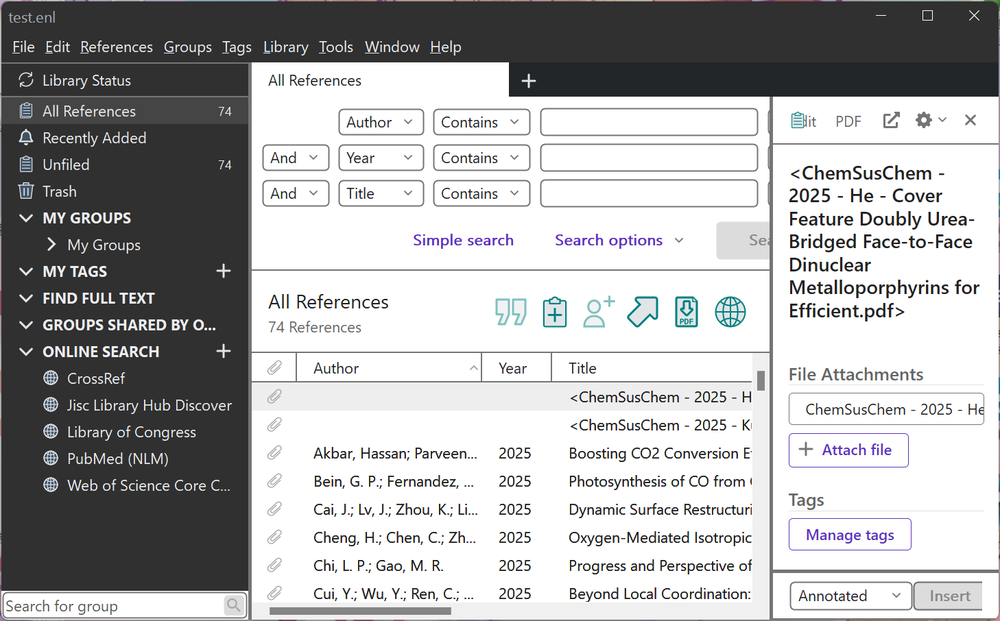
#> input picture gui_agents/s3/agents/test_images/step1.png, 1000 x 621 px, shrunk from 1458 x 906 before the run
$ python -i red_box_detector.py   (imports and definitions only)
#> lines starting #> are read from the running program, lines starting #| are printed output that depends on the picture; after the words box and inside, x2 and y2 are one past the last pixel; in counts of white or black regions, pixels touching at a corner belong together
#> further down, picture is the input picture: shape (621, 1000, 3); mean B, G, R 176.4, 175.8, 175.6
"""
Detector for locating red-colored rectangular boxes in screenshots and extracting regions.

Example
-------
from gui_agents.s3.utils.red_box_detector import detect_red_boxes, extract_box_content

boxes = detect_red_boxes("/path/screenshot.png")
if boxes:
    print(f"Found {len(boxes)} red boxes")
    cropped = extract_box_content("/path/screenshot.png", boxes[0])
    cropped.save("/path/extracted.png")

Notes
-----
- Red detection uses HSV color space for robustness to lighting variations.
- Multiple boxes can be detected and sorted by area (largest first).
- Requires OpenCV (cv2) to be installed.
"""

from dataclasses import dataclass
from pathlib import Path
from typing import List, Optional, Tuple, Union

import numpy as np
from PIL import Image

try:
    import cv2
except ImportError:
    raise ImportError(
        "OpenCV (cv2) is required for red_box_detector. Install with: pip install opencv-python"
    )


ImageLike = Union[str, Path, Image.Image, np.ndarray]


@dataclass
class RedBox:
    """Represents a detected red rectangular box."""

    x: int
    y: int
    width: int
    height: int
    area: int
    confidence: float  # Ratio of red pixels in the detected contour

    # [9 lines left out: functions bbox, center, not called in this run]


def _to_cv_image(img: ImageLike) -> np.ndarray:
    """Convert various image formats to OpenCV BGR format."""
    if isinstance(img, (str, Path)):
        # OpenCV loads as BGR by default
        return cv2.imread(str(img))

    if isinstance(img, Image.Image):
        # Convert PIL to RGB then to BGR
        rgb = np.array(img.convert("RGB"))
        return cv2.cvtColor(rgb, cv2.COLOR_RGB2BGR)

    if isinstance(img, np.ndarray):
        # Assume already in BGR if 3 channels
        if img.ndim == 2:
            # Grayscale to BGR
            return cv2.cvtColor(img, cv2.COLOR_GRAY2BGR)
        elif img.shape[2] == 4:
            # RGBA to BGR
            return cv2.cvtColor(img, cv2.COLOR_RGBA2BGR)
        return img

    raise TypeError(f"Unsupported image type: {type(img)}")


def detect_red_boxes(
    image: ImageLike,
    *,
    min_area: int = 100,
    max_area: Optional[int] = None,
    red_lower_1: Tuple[int, int, int] = (0, 70, 50),
    red_upper_1: Tuple[int, int, int] = (10, 255, 255),
    red_lower_2: Tuple[int, int, int] = (170, 70, 50),
    red_upper_2: Tuple[int, int, int] = (180, 255, 255),
    morphology_iterations: int = 2,
    min_aspect_ratio: float = 0.2,
    max_aspect_ratio: float = 5.0,
) -> List[RedBox]:
    """
    Detect red rectangular boxes in an image using HSV color space and contour detection.

    Args:
        image: Input image (path, PIL Image, or numpy array).
        min_area: Minimum box area in pixels to consider valid.
        max_area: Maximum box area in pixels (None for no limit).
        red_lower_1: Lower HSV bound for red (first range, around 0°).
        red_upper_1: Upper HSV bound for red (first range).
        red_lower_2: Lower HSV bound for red (second range, around 180°).
        red_upper_2: Upper HSV bound for red (second range).
        morphology_iterations: Number of morphological operations for noise reduction.
        min_aspect_ratio: Minimum width/height or height/width ratio.
        max_aspect_ratio: Maximum width/height or height/width ratio.

    Returns:
        List of RedBox objects, sorted by area (largest first).

    Notes:
        Red color wraps around in HSV (0° and 180° are both red), so two ranges are needed.
    """
#> called with min_area = 100, red_lower_1 = (0, 70, 50), red_upper_1 = (10, 255, 255), red_lower_2 = (170, 70, 50), red_upper_2 = (180, 255, 255), morphology_iterations = 2, min_aspect_ratio = 0.2, max_aspect_ratio = 5

    # Load and convert to BGR
    bgr_image = _to_cv_image(image)
    if bgr_image is None:
        return []

    # Convert to HSV for better color detection
    hsv_image = cv2.cvtColor(bgr_image, cv2.COLOR_BGR2HSV)
#> hsv_image: shape (621, 1000, 3); mean H, S, V 14.5, 9.4, 178.3

    # Create masks for red color (two ranges due to hue wrap-around)
    mask1 = cv2.inRange(hsv_image, np.array(red_lower_1), np.array(red_upper_1))
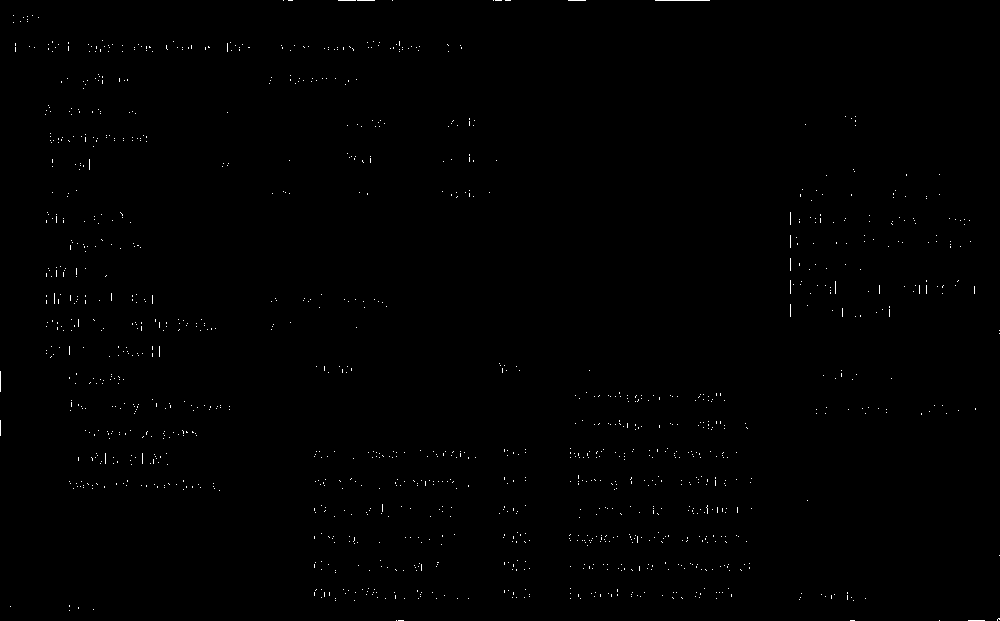
#> mask1: shape (621, 1000); 0.35% white in thin lines or dots
    mask2 = cv2.inRange(hsv_image, np.array(red_lower_2), np.array(red_upper_2))
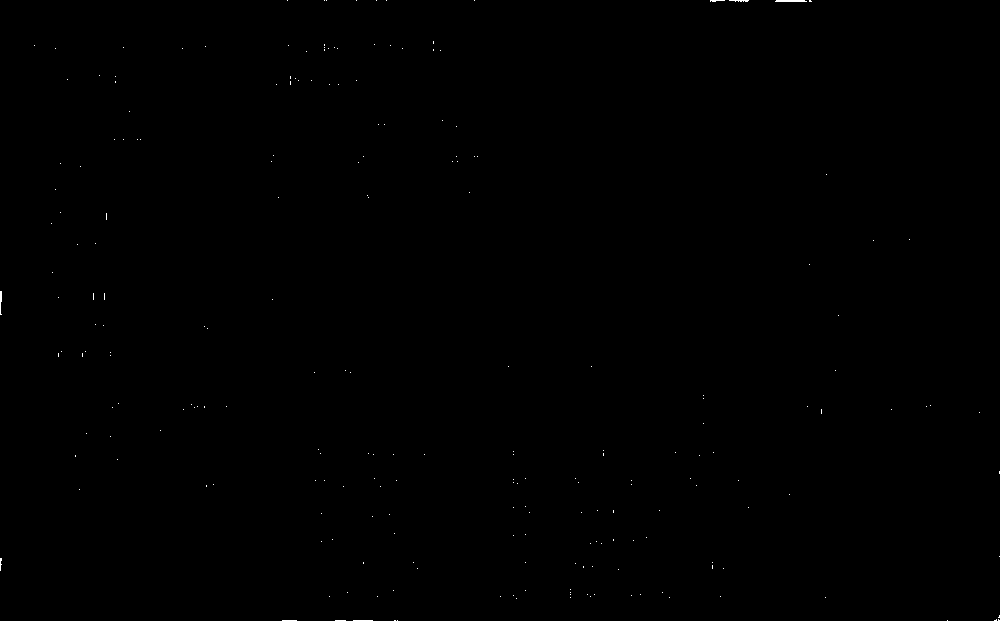
#> mask2: shape (621, 1000); 0.08% white in thin lines or dots
    red_mask = cv2.bitwise_or(mask1, mask2)
#> red_mask: shape (621, 1000); 0.43% white in thin lines or dots

    # Morphological operations to reduce noise and connect broken lines
    kernel = np.ones((3, 3), np.uint8)
    red_mask = cv2.morphologyEx(red_mask, cv2.MORPH_CLOSE, kernel, iterations=morphology_iterations)
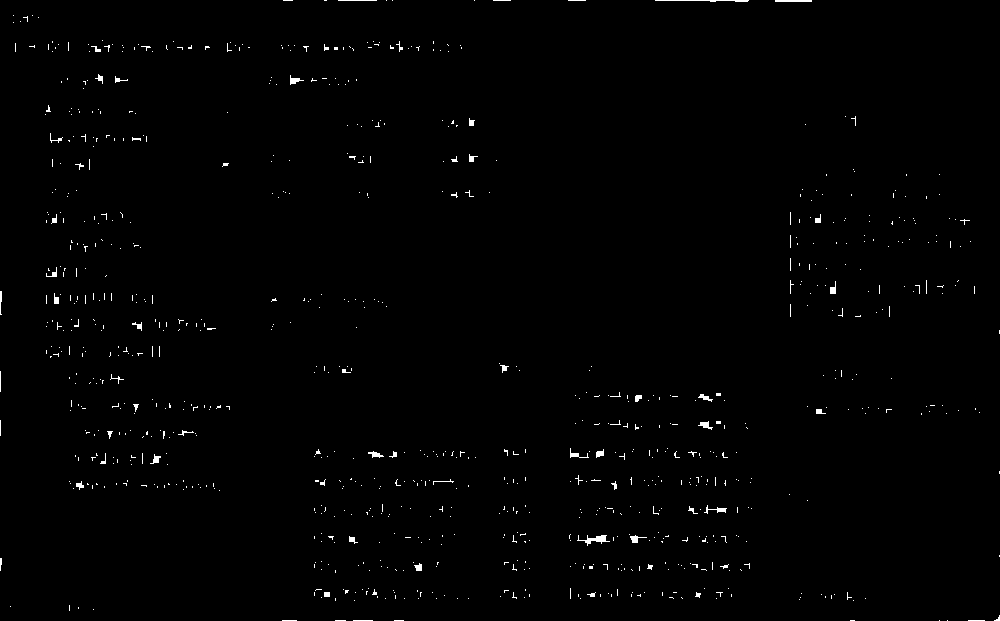
#> red_mask: shape (621, 1000); 0.77% white in thin lines or dots
    red_mask = cv2.morphologyEx(red_mask, cv2.MORPH_OPEN, kernel, iterations=1)
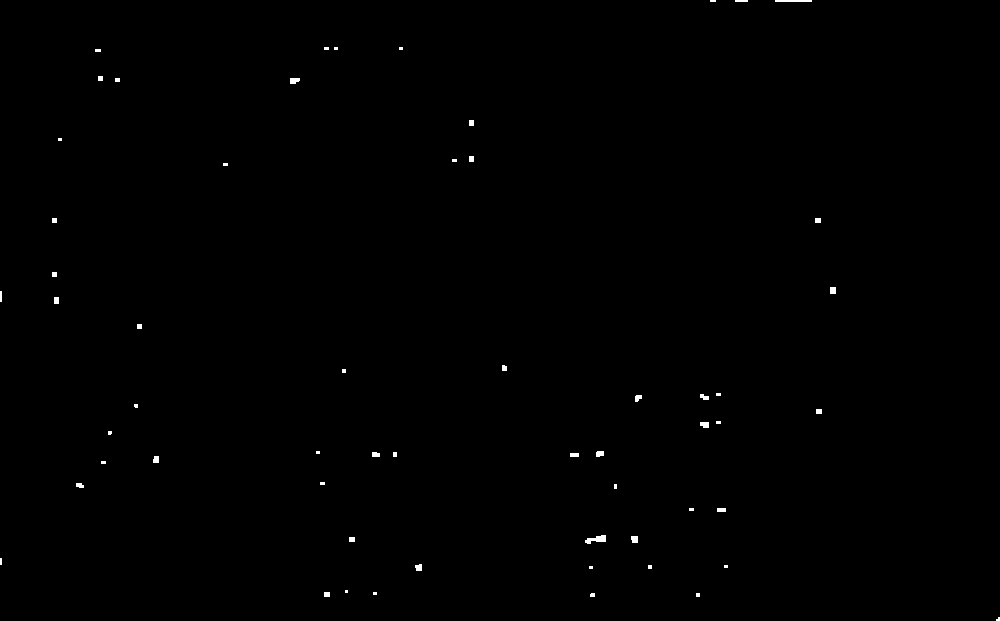
#> red_mask: shape (621, 1000); 0.25% white; 58 white regions (27 under 20 px)

    # Find contours
    contours, _ = cv2.findContours(red_mask, cv2.RETR_EXTERNAL, cv2.CHAIN_APPROX_SIMPLE)
#> contours = 58 contours, 36 with area under 20; largest, box (x1, y1, x2, y2) and area: (585, 535, 606, 544) 83, (290, 78, 300, 84) 37, (775, 0, 812, 2) 36, (700, 422, 709, 428) 34, (631, 536, 638, 543) 34

    detected_boxes = []
    img_height, img_width = bgr_image.shape[:2]

    for contour in contours:
        area = cv2.contourArea(contour)

        # Filter by area
        if area < min_area:
            continue
        if max_area and area > max_area:
            continue

        # Get bounding rectangle
        x, y, w, h = cv2.boundingRect(contour)

        # Filter by aspect ratio (reject very elongated shapes)
        aspect_ratio = max(w, h) / max(min(w, h), 1)
        if aspect_ratio < min_aspect_ratio or aspect_ratio > max_aspect_ratio:
            continue

        # Calculate confidence as the ratio of red pixels inside the bounding box
        roi_mask = red_mask[y:y+h, x:x+w]
        red_pixel_count = cv2.countNonZero(roi_mask)
        perimeter = 2 * (w + h)
        confidence = min(red_pixel_count / max(perimeter, 1), 1.0)

        detected_boxes.append(
            RedBox(
                x=int(x),
                y=int(y),
                width=int(w),
                height=int(h),
                area=int(area),
                confidence=float(confidence),
            )
        )
#> this loop made 58 passes
#> (contour, area) on passes 5, 12, 15, 22, 30, 38, 40, 42: ([[324, 592], [324, 596], [329, 596], [329, 592]], 20), ([[349, 537], [349, 541], [354, 541], [354, 537]], 20), ([[717, 508], [717, 511], [725, 511], [725, 508]], 24), ([[570, 453], [570, 456], [578, 456], [578, 453]], 24), ([[816, 409], [816, 413], [821, 413], [821, 409]], 20), ([[54, 297], [54, 303], [58, 303], [58, 297]], 24), ([[830, 287], [830, 293], [835, 293], [835, 287]], 30), ([[815, 218], [815, 222], [820, 222], [820, 218]], 20)
#> after the loop, detected_boxes = []

    # Sort by area (largest first)
    detected_boxes.sort(key=lambda box: box.area, reverse=True)

    return detected_boxes


# [111 lines left out: functions extract_box_content, visualize_detections, find_largest_red_box, not called in this run]

>>> import cv2
>>> picture = cv2.imread('../agents/test_images/step1.png')
>>> result = detect_red_boxes(picture)
#> result = []

$ run again, on gui_agents/s3/agents/test_images/step4.png
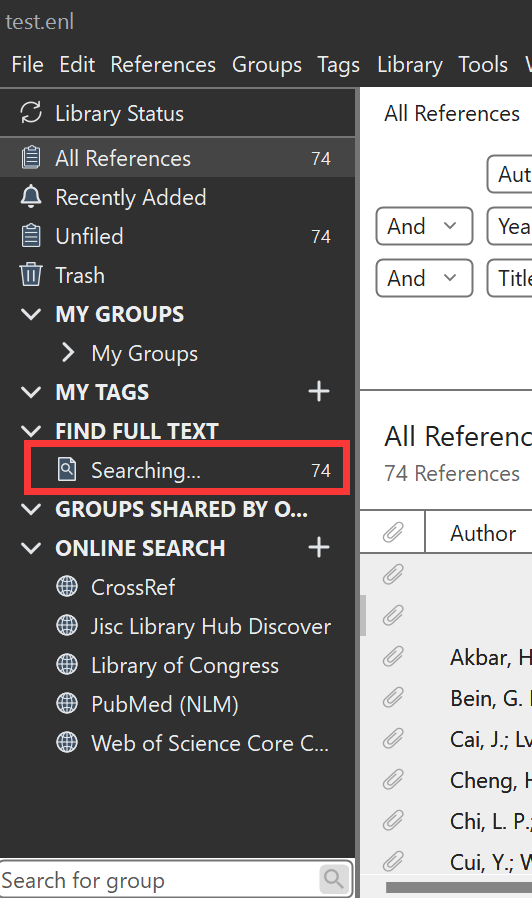
#> input picture gui_agents/s3/agents/test_images/step4.png, 532 x 898 px
#> picture is the input picture: shape (898, 532, 3); mean B, G, R 117, 116.9, 118.9
#> hsv_image: shape (898, 532, 3); mean H, S, V 5.7, 8.1, 121
#> in detect_red_boxes, `mask1 = cv2.inRange(hsv_image, np.array(red_lower_1), np.array(red_upp..`:
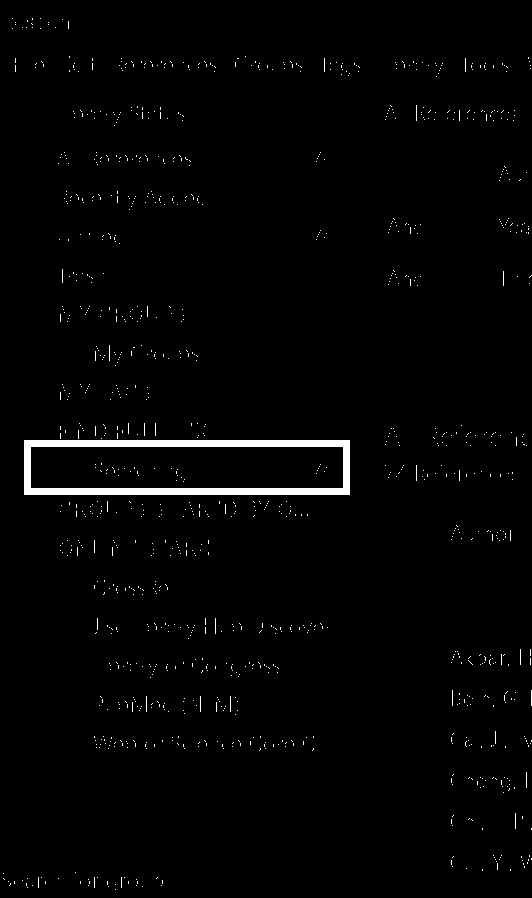
#> mask1: shape (898, 532); 1.6% white; 1178 white regions (1177 under 20 px), largest, box (x1, y1, x2, y2) and area: (24, 440, 350, 495) 5138
#> mask2: shape (898, 532); 0.01% white in thin lines or dots, all inside (x1, y1, x2, y2) = (41, 62, 321, 751)
#> in detect_red_boxes, `red_mask = cv2.morphologyEx(red_mask, cv2.MORPH_OPEN, kernel, iteratio..`:
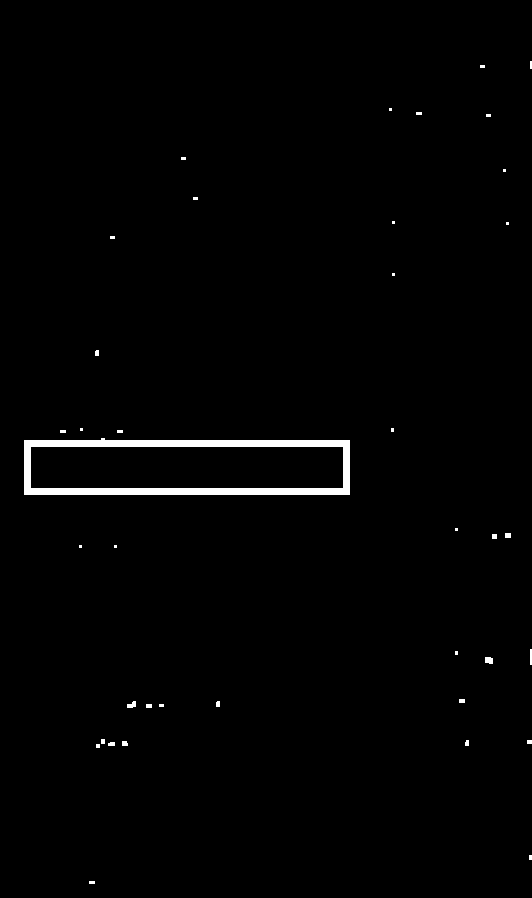
#> red_mask: shape (898, 532); 1.2% white; 39 white regions (24 under 20 px)
#> contours = 39 contours, 35 with area under 20; largest, box (x1, y1, x2, y2) and area: (24, 438, 350, 495) 17557, (485, 657, 493, 664) 37, (127, 701, 136, 708) 30, (505, 533, 511, 538) 20
#> the loop in detect_red_boxes, `for contour in contours:` made 39 passes
#> area on passes 12, 14: 30.5, 37
#> after the loop in detect_red_boxes, `for contour in contours:`: detected_boxes = []

$ run again, on gui_agents/s3/agents/test_images/step2_r.png
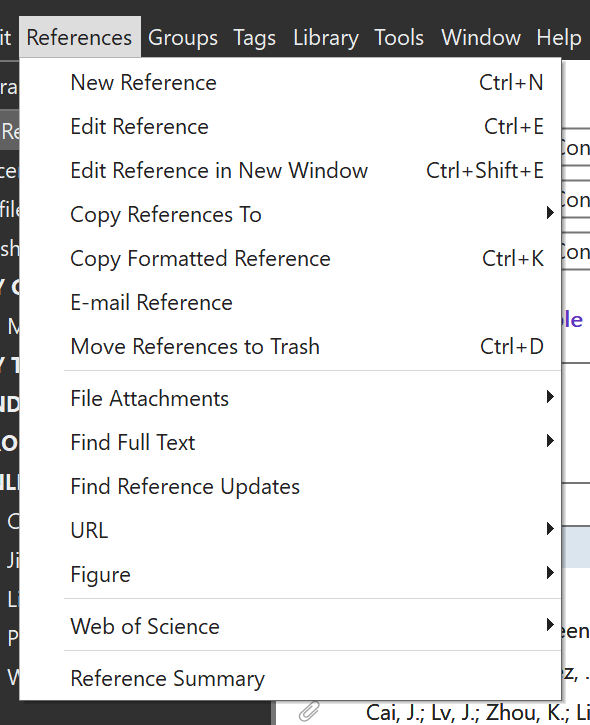
#> input picture gui_agents/s3/agents/test_images/step2_r.png, 590 x 725 px
#> picture is the input picture: shape (725, 590, 3); mean B, G, R 224.8, 224.7, 224.7
#> hsv_image: shape (725, 590, 3); mean H, S, V 3.6, 6.3, 226.9
#> in detect_red_boxes, `mask1 = cv2.inRange(hsv_image, np.array(red_lower_1), np.array(red_upp..`:
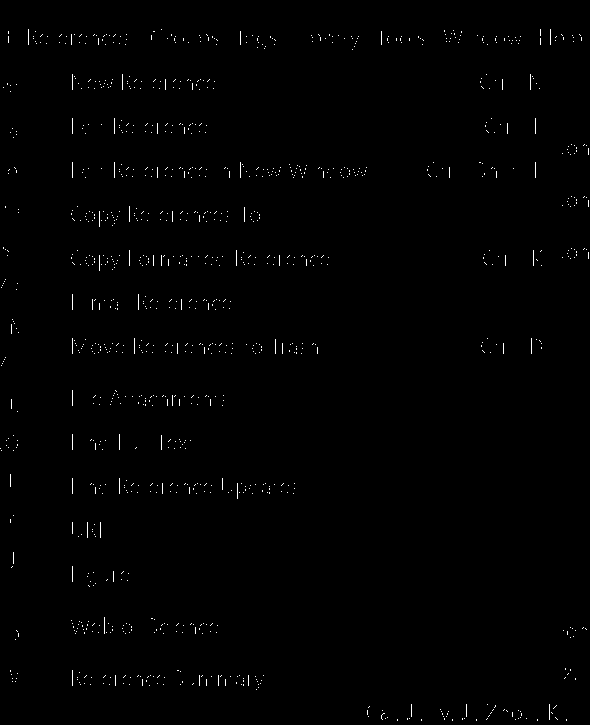
#> mask1: shape (725, 590); 0.61% white in thin lines or dots
#> mask2: shape (725, 590); 0% white in thin lines or dots, all inside (x1, y1, x2, y2) = (12, 35, 562, 247)
#> in detect_red_boxes, `red_mask = cv2.morphologyEx(red_mask, cv2.MORPH_OPEN, kernel, iteratio..`:
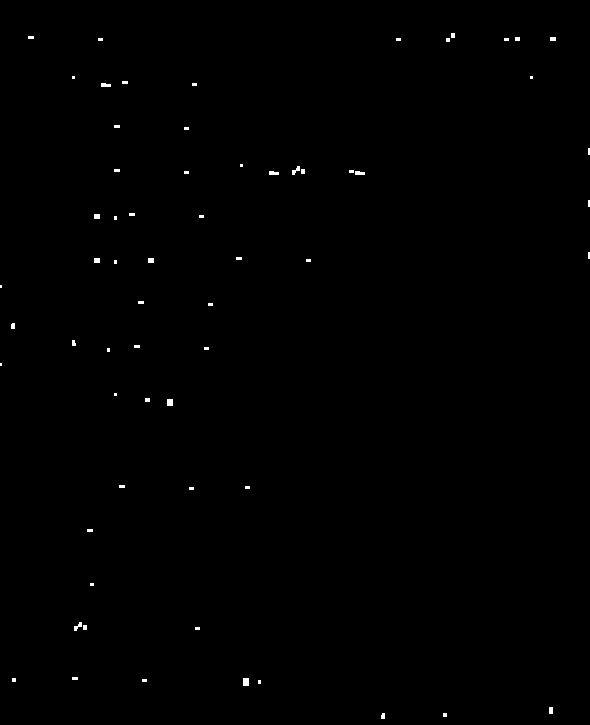
#> red_mask: shape (725, 590); 0.28% white; 63 white regions (43 under 20 px)
#> contours = 63 contours, 53 with area under 20; largest, box (x1, y1, x2, y2) and area: (243, 678, 249, 686) 35, (167, 399, 173, 406) 30, (355, 171, 365, 175) 22, (269, 171, 279, 175) 22, (101, 83, 111, 87) 22
#> the loop in detect_red_boxes, `for contour in contours:` made 63 passes
#> (contour, area) on passes 6, 17, 31, 32, 37: ([[243, 678], [243, 685], [248, 685], [248, 678]], 35), ([[167, 399], [167, 405], [172, 405], [172, 399]], 30), ([[148, 258], [148, 262], [153, 262], [153, 258]], 20), ([[94, 258], [94, 262], [99, 262], [99, 258]], 20), ([[94, 214], [94, 218], [99, 218], [99, 214]], 20)
#> after the loop in detect_red_boxes, `for contour in contours:`: detected_boxes = []
